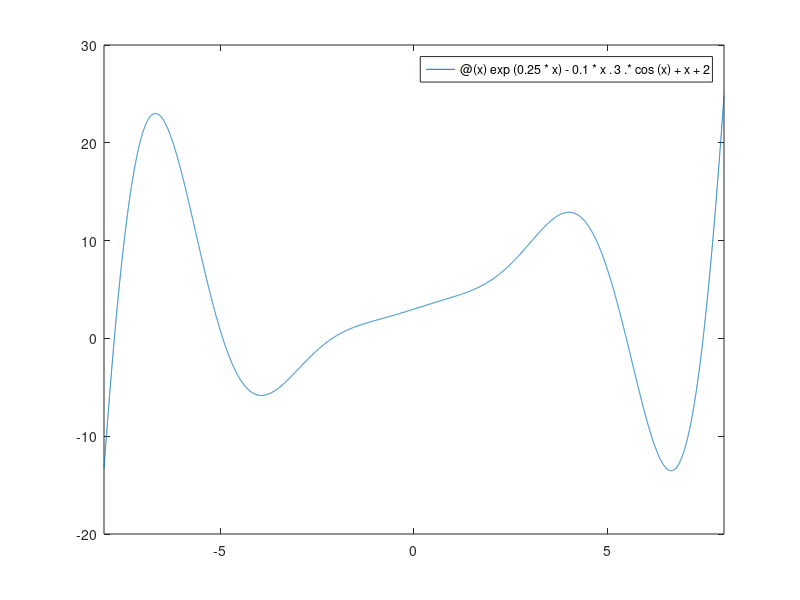
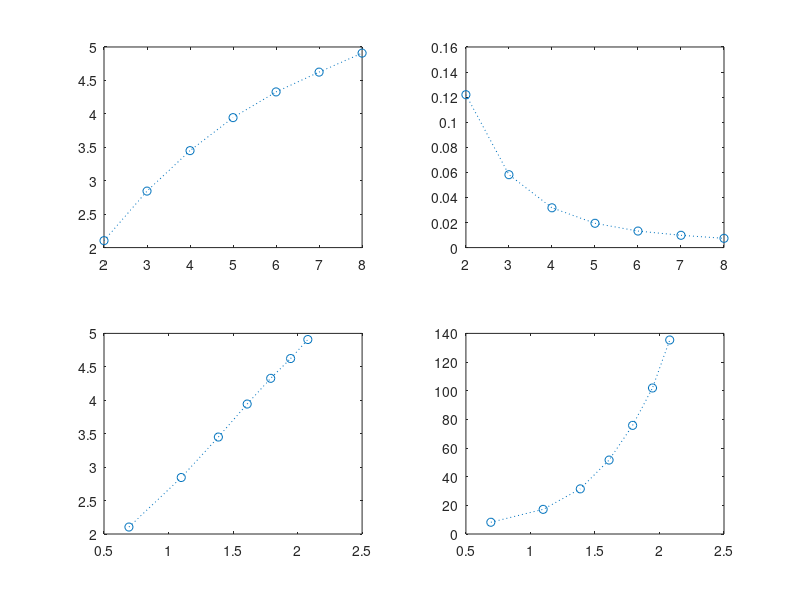
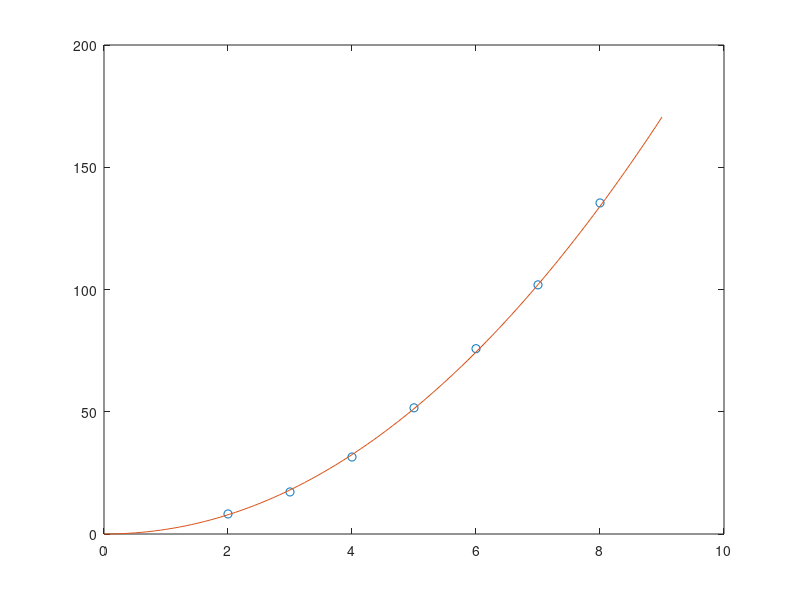
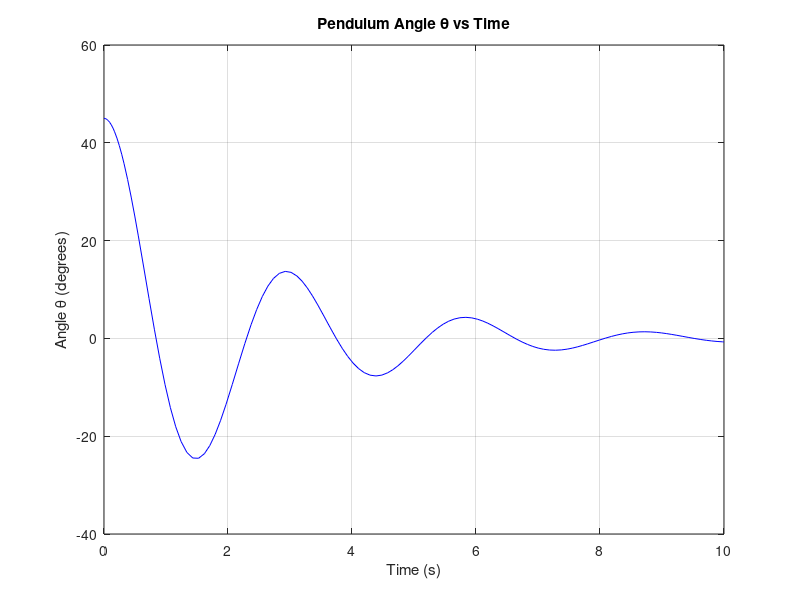

Write the MATLAB code that produced these figures, in order. (Note: this script raises an error after producing the figures.)
%% problem 1
clear; clc; close all;
fprintf("[Prob 1]\n");

% 1-(1)
func = @(x)asin(x.^(1/4)).*sinh(x);
q = integral(func, -0.8, 0.9);
disp("1 - (1)");
disp(q);

% 1-(2)
fx = [3 -2 3];
f_pri = polyder(fx);
q1 = polyval(f_pri, 4);
disp("1 - (2)");
disp(q1);


% 1-(3)
% plotting graph
func1 = @(x)exp(0.25*x)-0.1*x.^3.*cos(x)+x+2;
fplot(func1, [-8, 8]);

%find roots based on graph
x1 = fzero(func1, -8)
x2 = fzero(func1, -5)
x3 = fzero(func1, -2)
x4 = fzero(func1, 3)
x5 = fzero(func1, 8)

%% problem 2
clear; clc; close all;
fprintf("[Prob 2]\n");

x = [2.0 3.0 4.0 5.0 6.0 7.0 8.0];
y = [8.2 17.2 31.5 51.6 75.8 101.9 135.4];

% 2-(1)
figure(2);
subplot(2, 2, 1);
plot(x, log(y), 'o:');

subplot(2, 2, 2);
plot(x, 1./y, 'o:');

subplot(2, 2, 3);
plot(log(x), log(y), 'o:');

subplot(2, 2, 4);
plot(log(x), y, 'o:');

% 2-(2)
mb = polyfit(log(x), log(y), 1);
m = mb(1)
b = exp(mb(2))

xp = linspace(0, 9, 90);
yp = b*xp.^m;

% 2-(3)
figure(3);
plot(x, y, 'o', xp, yp);

%% problem 3

% 상수 정의
g = 9.81;     % 중력 가속도 (m/s^2)
L = 2;        % 진자의 길이 (m)
m = 0.25;     % 진자의 질량 (kg)
c = 0.2;      % 공기 저항 계수
theta0 = deg2rad(45); % 초기 각도 (라디안으로 변환)
omega0 = 0;   % 초기 각속도 (rad/s)

% 운동 방정식을 해결하기 위한 시간 범위 설정
t_span = [0 10];

% 익명 함수로 진자의 운동 방정식 정의
% dtheta/dt = omega
% domega/dt = -(g/L)*sin(theta) - (c/m)*omega
pendulumODE = @(t, Y) [Y(2); - (g/L) * sin(Y(1)) - (c/m) * Y(2)];

% 초기 조건 설정 [초기 각도, 초기 각속도]
initial_conditions = [theta0; omega0];

% ode45를 사용하여 방정식 풀이
[t, Y] = ode45(pendulumODE, t_span, initial_conditions);

% 그래프 그리기
figure;
plot(t, rad2deg(Y(:,1)), 'b-'); % 각도를 도로 각도로 변환하여 플로팅
title('Pendulum Angle \theta vs Time');
xlabel('Time (s)');
ylabel('Angle \theta (degrees)');
grid on;

%% problem 4

% 4-(1)
a = 2; x = 2;
func2 = @(a, t)exp(-a*x).*sin(t.^2);
ax1 = integral(@(t)func2(a, t), 0, x)

a = 3; x = 3.5;
ax2 = integral(@(t)func2(a, t), 0, x)

% x = zeros(7);
% j = 1;
% a = 3;
% integral_val = zeros(7);
% for i=2:0.5:5
%     x(j) = i;
%     integral_val(j) = integral(@(t)func2(a, t), 0, x(j));
%     j = j + 1;
% 
% end
x = 2:0.5:5;
answer = integral_changing_x(func2, x);
